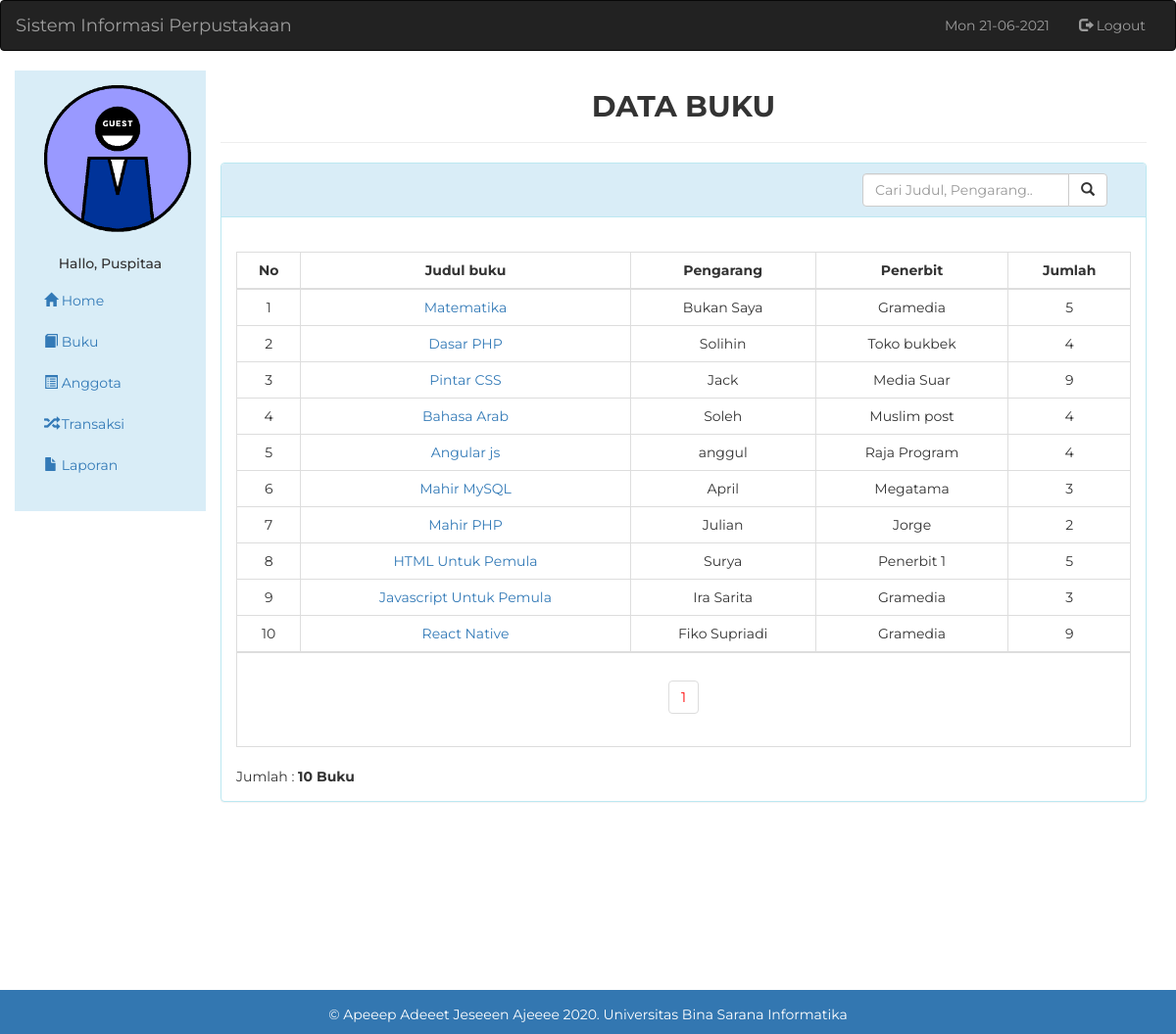
The app's page /guest/index.php?page=buku (signed in) with its own data.
### tables this page shows
CREATE TABLE `tbl_buku` (
  `id` int(5) NOT NULL,
  `judul` varchar(200) NOT NULL,
  `pengarang` varchar(100) NOT NULL,
  `penerbit` varchar(150) NOT NULL,
  `thn_terbit` varchar(4) NOT NULL,
  `isbn` varchar(25) NOT NULL,
  `jumlah_buku` int(3) NOT NULL,
  `lokasi` enum('rak1','rak2','rak3') NOT NULL,
  `tgl_input` datetime NOT NULL
);

### guest/buku_data.php (the view, shortened to what this page needs)
<div class="col-sm-10">
  <center> <h2 style="font-weight:bold">DATA BUKU</h2>
  <hr>
</div>
<div class="col-md-10">
	<div class="panel panel-info">
		<div class="panel-heading">
			<div class="panel-right" style="width: 250px; margin-left: 70%">
				<form action="?page=buku_search" method="post">
	        <div class="input-group">
				  	<input type="text" name="cari" class="form-control" placeholder="Cari Judul, Pengarang..">
				    <span class="input-group-btn">
				    <button type="submit" class="btn btn-default" type="button">
					    	<span class="glyphicon glyphicon-search"></span>
				    </button>
				    </span>
				  </div>
				</form>
	    </div>
		</div>
		<div class="panel-body">
		<br>
			<table class="table table-bordered">
				<thead>
				<tr>
					<th><center>No</th>
					<th><center>Judul buku</th>
					<th><center>Pengarang</th>
					<th><center>Penerbit</th>
					<th><center>Jumlah</th>
				</tr>
				</thead>
				<tbody>
				<?php
				include_once '../inc/class.perpus.php';
				$buku = new buku;
				$records_per_page=10;
				$query = "SELECT * FROM tbl_buku";
				$newquery = $buku->paging($query,$records_per_page);
				if (empty($page)) {
					$posisi = 0;
				}else{
					$posisi = ($page - 1) * $records_per_page;
				}
				$no=1+$posisi;
				foreach ($buku->showData($newquery) as $value) {
					?>
					<tr style="text-align: center;">
					<td><?php echo $no; ?></td>
					<td><a href="?page=detil-buku&id=<?=$value['id']?>"><?=$value['judul']; ?></a></td>
					<td><?=$value['pengarang']; ?></td>
					<td><?=$value['penerbit']?></td>
					<td><?=$value['jumlah_buku']?></td>
					</tr>
					<?php
					$no++;
				}
				?>
				</tbody>
				<tr>
	        <td colspan="7" align="center">
			    <div class="pagination-wrap">
			      <?php $buku->paginglink($query,$records_per_page); ?>
			    </div>
		  	  </td>
		    </tr>
			</table>
			Jumlah : <b><?php $buku->jumlah($query); ?> Buku</b>
		</div>
	</div>
</div>

### guest/index.php (style rules this page uses)
body { font-family: 'Montserrat', sans-serif; }

### records on screen
tbl_buku: judul "Matematika", pengarang "Bukan Saya", penerbit "Gramedia", jumlah_buku "5"
tbl_buku: judul "Dasar PHP", pengarang "Solihin", penerbit "Toko bukbek", jumlah_buku "4"
tbl_buku: judul "Pintar CSS", pengarang "Jack", penerbit "Media Suar", jumlah_buku "9"
tbl_buku: judul "Bahasa Arab", pengarang "Soleh", penerbit "Muslim post", jumlah_buku "4"
tbl_buku: judul "Angular js", pengarang "anggul", penerbit "Raja Program", jumlah_buku "4"
tbl_buku: judul "Mahir MySQL", pengarang "April", penerbit "Megatama", jumlah_buku "3"
tbl_buku: judul "Mahir PHP", pengarang "Julian", penerbit "Jorge", jumlah_buku "2"
tbl_buku: judul "HTML Untuk Pemula", pengarang "Surya", penerbit "Penerbit 1", jumlah_buku "5"
tbl_buku: judul "Javascript Untuk Pemula", pengarang "Ira Sarita", penerbit "Gramedia", jumlah_buku "3"
tbl_buku: judul "React Native", pengarang "Fiko Supriadi", penerbit "Gramedia", jumlah_buku "9"

### other values on screen
date('D'.' '.'d-m-Y') "Mon 21-06-2021"
$_SESSION['nama'] "Puspitaa"
$row "10"
